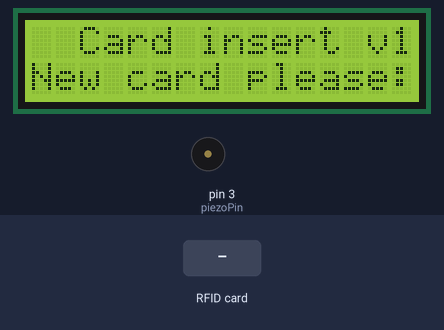
Recording of a sketch running on a simulated Arduino Uno, built with avr-gcc and run on an emulated ATmega328P. Parts: 16×2 character LCD, buzzer (waves = sounding). The inputs (shaded band) are chosen by the test bench. What the sketch prints to the serial monitor is not drawn.

Above: at 4.1 s.
4.2 s: RFID card 5E 7A 19 C4 held to the reader
At 4.7 s:
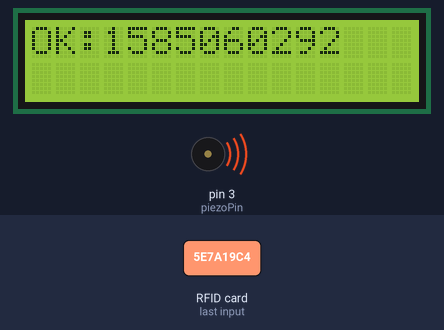
At 5.3 s:
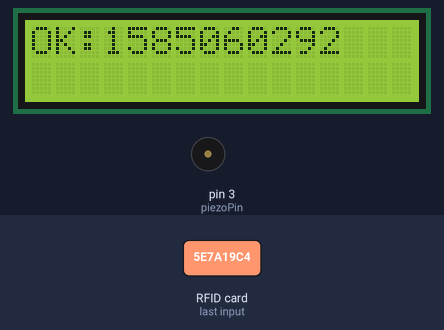
Timing chart, 0 to 7.2 s (numbered marks = the images above; inputs shaded):
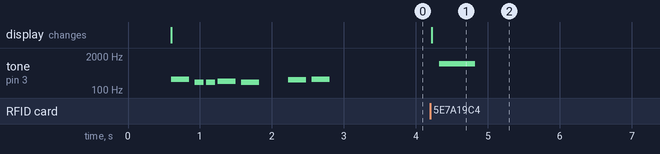

The sketch:

CARD_TO_HSH_Sound_Plus.ino
```cpp
#include <LiquidCrystal_I2C.h>
#include <MFRC522.h>
#include "pitches.h"
#define SS_PIN 10
#define RST_PIN 9
int leda = 7;
int ledb = 8;
LiquidCrystal_I2C lcd(0x27,16,2);
int interval1 = 0;
int interval2 = 0;
MFRC522 mfrc522(SS_PIN, RST_PIN);
unsigned long uidDec, uidDecTemp;
int piezoPin = 3;
int melody[] = {
  NOTE_C4, NOTE_G3,NOTE_G3, NOTE_A3, NOTE_G3,0, NOTE_B3, NOTE_C4};
int noteDurations[] = {
  4, 8, 8, 4,4,4,4,4 };


void setup() {


  lcd.init(); // инициализация LCD
  lcd.backlight(); // включаем подсветку
 delay (500);
digitalWrite(leda, HIGH);
  lcd.clear ();
 lcd.setCursor(0,0);
  lcd.setCursor(2,0);
  lcd.print ("Card insert v1.1");
  lcd.setCursor(6,0);
  lcd.setCursor(8,0);
  lcd.setCursor(0,1);
 lcd.print ("New card please:");

 for (int thisNote = 0; thisNote < 8; thisNote++) {

    // чтобы рассчитать время продолжительности ноты,
    // берем одну секунду и делим ее цифру, соответствующую нужному типу ноты:
    // например, четвертная нота – это 1000/4,
    // а восьмая нота – это 1000/8 и т.д.
    int noteDuration = 1000/noteDurations[thisNote];
    tone(3, melody[thisNote],noteDuration);

    // чтобы выделить ноты, делаем между ними небольшую задержку.
    // в данном примере сделаем ее равной продолжительности ноты
    // плюс еще 30% от продолжительности ноты:
    int pauseBetweenNotes = noteDuration * 1.30;
    delay(pauseBetweenNotes);
    // останавливаем проигрывание мелодии:
    noTone(8);
  }

   Serial.begin(9600);
 // Serial.println("Waiting for card...");
  SPI.begin();  //  инициализация SPI / Init SPI bus.
  mfrc522.PCD_Init();     // инициализация MFRC522 / Init MFRC522 card.


}
void loop()

{


  // Поиск новой метки
  if ( ! mfrc522.PICC_IsNewCardPresent()) {


   return;
  }
  // Выбор метки
  if ( ! mfrc522.PICC_ReadCardSerial()) {
        return;
  }
  uidDec = 0;
  // Выдача серийного номера метки.
  for (byte i = 0; i < mfrc522.uid.size; i++)
  {
    uidDecTemp = mfrc522.uid.uidByte[i];
    uidDec = uidDec * 256 + uidDecTemp;
  }
  //Serial.println();
  Serial.println(uidDec); // Выводим UID метки в консоль.

   lcd.clear ();
 lcd.setCursor(0,0);
 lcd.print ("OK: ");
 lcd.setCursor(3,0);
 lcd.print (uidDec);
     delay (100);
tone(piezoPin, 1000, 500);
digitalWrite(leda, LOW);
digitalWrite(ledb, HIGH);
delay(500);
digitalWrite(ledb, LOW);
delay(500);
digitalWrite(ledb, HIGH);
delay(500);
digitalWrite(ledb, LOW);
delay(500);
digitalWrite(ledb, HIGH);
delay(500);
digitalWrite(ledb, LOW);
delay(500);
digitalWrite(ledb, HIGH);
delay(500);
digitalWrite(ledb, LOW);
delay(500);
digitalWrite(ledb, HIGH);
delay(500);
digitalWrite(ledb, LOW);
delay(500);
digitalWrite(ledb, HIGH);
delay(500);
digitalWrite(ledb, LOW);
delay(500);


    lcd.clear ();
 lcd.setCursor(0,0);
  lcd.setCursor(2,0);
  lcd.print ("Card insert v1.1");
  lcd.setCursor(6,0);
  lcd.setCursor(8,0);
  lcd.setCursor(0,1);
 lcd.print ("New card please:");
 digitalWrite(leda, HIGH);
}
```

pitches.h
```cpp
#define NOTE_B0  31
#define NOTE_C1  33
#define NOTE_CS1 35
#define NOTE_D1  37
#define NOTE_DS1 39
#define NOTE_E1  41
#define NOTE_F1  44
#define NOTE_FS1 46
#define NOTE_G1  49
#define NOTE_GS1 52
#define NOTE_A1  55
#define NOTE_AS1 58
#define NOTE_B1  62
#define NOTE_C2  65
#define NOTE_CS2 69
#define NOTE_D2  73
#define NOTE_DS2 78
#define NOTE_E2  82
#define NOTE_F2  87
#define NOTE_FS2 93
#define NOTE_G2  98
#define NOTE_GS2 104
#define NOTE_A2  110
#define NOTE_AS2 117
#define NOTE_B2  123
#define NOTE_C3  131
#define NOTE_CS3 139
#define NOTE_D3  147
#define NOTE_DS3 156
#define NOTE_E3  165
#define NOTE_F3  175
#define NOTE_FS3 185
#define NOTE_G3  196
#define NOTE_GS3 208
#define NOTE_A3  220
#define NOTE_AS3 233
#define NOTE_B3  247
#define NOTE_C4  262
#define NOTE_CS4 277
#define NOTE_D4  294
#define NOTE_DS4 311
#define NOTE_E4  330
#define NOTE_F4  349
#define NOTE_FS4 370
#define NOTE_G4  392
#define NOTE_GS4 415
#define NOTE_A4  440
#define NOTE_AS4 466
#define NOTE_B4  494
#define NOTE_C5  523
#define NOTE_CS5 554
#define NOTE_D5  587
#define NOTE_DS5 622
#define NOTE_E5  659
#define NOTE_F5  698
#define NOTE_FS5 740
#define NOTE_G5  784
#define NOTE_GS5 831
#define NOTE_A5  880
#define NOTE_AS5 932
#define NOTE_B5  988
#define NOTE_C6  1047
#define NOTE_CS6 1109
#define NOTE_D6  1175
#define NOTE_DS6 1245
#define NOTE_E6  1319
#define NOTE_F6  1397
#define NOTE_FS6 1480
#define NOTE_G6  1568
#define NOTE_GS6 1661
#define NOTE_A6  1760
#define NOTE_AS6 1865
#define NOTE_B6  1976
#define NOTE_C7  2093
#define NOTE_CS7 2217
#define NOTE_D7  2349
#define NOTE_DS7 2489
#define NOTE_E7  2637
#define NOTE_F7  2794
#define NOTE_FS7 2960
#define NOTE_G7  3136
#define NOTE_GS7 3322
#define NOTE_A7  3520
#define NOTE_AS7 3729
#define NOTE_B7  3951
#define NOTE_C8  4186
#define NOTE_CS8 4435
#define NOTE_D8  4699
#define NOTE_DS8 4978
```

Measured:
- after the input at 4.2 s, tone on pin 3 (piezoPin): silent → 1000 Hz after 0.13 s, → silent 0.50 s later; the display: changes at once (image 1)
